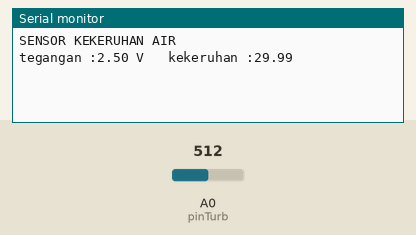
The sketch below on a simulated Arduino Uno, built with avr-gcc and run on an emulated ATmega328P. Shown: the last lines printed to the serial monitor. The inputs (shaded band) are chosen by the test bench; at power-on: A0 (pinTurb) = 512.

Above: at 3.2 s.
3.3 s: A0 (pinTurb) set to 716
At 4.5 s:
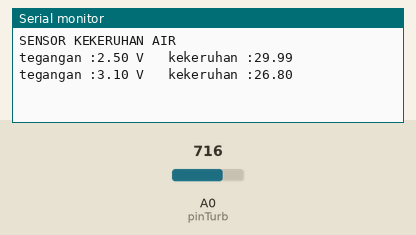
4.8 s: A0 (pinTurb) set to 900
At 5.4 s:
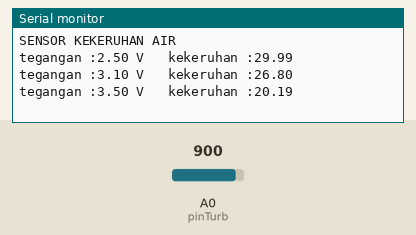
Timing chart, 0 to 7.8 s (numbered marks = the images above; inputs shaded):
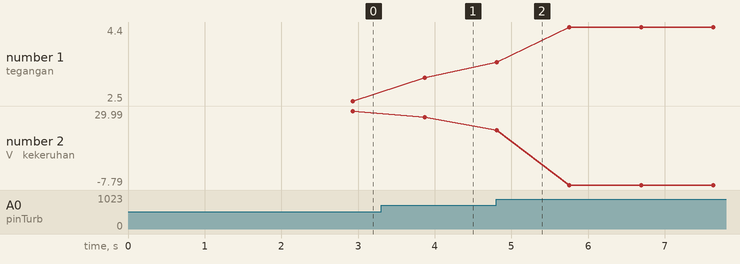

The sketch:

tes_turbidity_analog_kalibrasi.ino
```cpp
int pinTurb = A0;
float V;
float kekeruhan;
float VRata2;
float VHasil;
int samples = 800;
void setup()
{
  Serial.begin(9600);
  Serial.println("SENSOR KEKERUHAN AIR");
  delay(2000);
}

void loop()
{
  V = 0;
  for(int i=0; i<samples; i++)
  {
    V += ((float)analogRead(pinTurb)/1023)*5;
    delay(1);
  }

  VRata2 = V/samples;
  VHasil = roundf(VRata2*10.0f)/10.0f;

  if(VHasil < 2.5)
  {
    kekeruhan = 3000;
  }
  else
  {
    kekeruhan = -1120.4*square(VHasil)+5742.3*VHasil-4353.9;
  }

  Serial.print("tegangan :");
  Serial.print(VHasil);
  Serial.print(" V");

  Serial.print("\t kekeruhan :");
  Serial.println(kekeruhan/100);
  delay(10);
}
```

Measured:
- after the input at 3.3 s, the serial monitor: prints a new line after 0.57 s (image 1)
- plotted number 1: 2.5 → 3.1 after the input at 3.3 s, 3.1 → 4.4 after the input at 4.8 s
- plotted number 2: 29.99 → 26.8 after the input at 3.3 s, 26.8 → -7.79 after the input at 4.8 s
